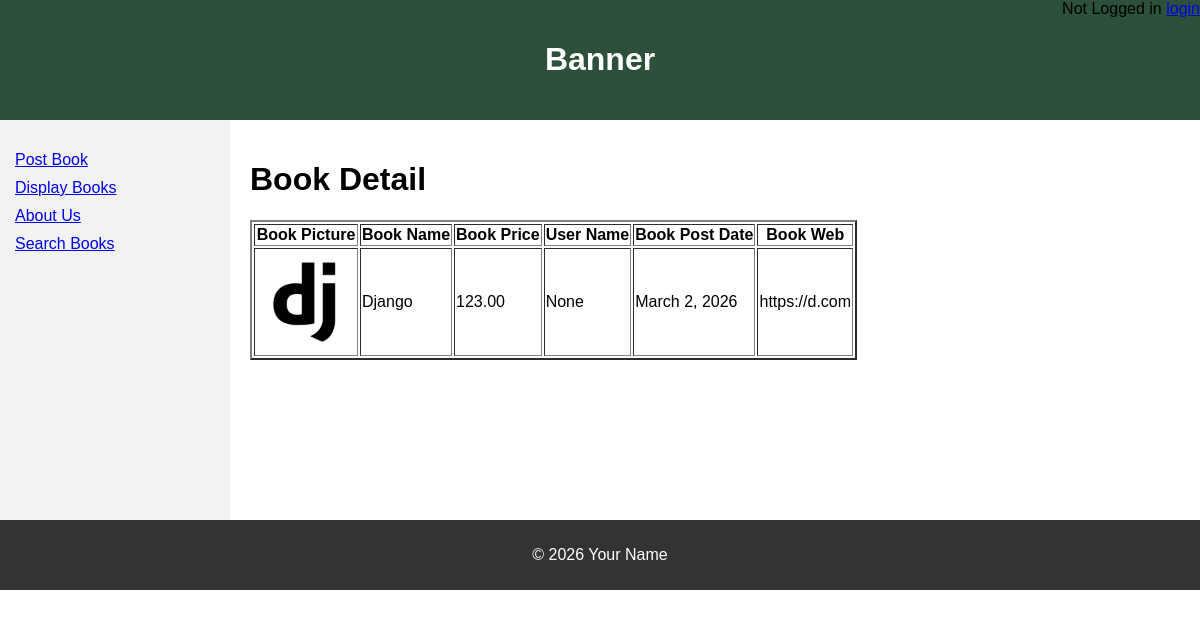
Before: /book_detail/1 with the older database file.
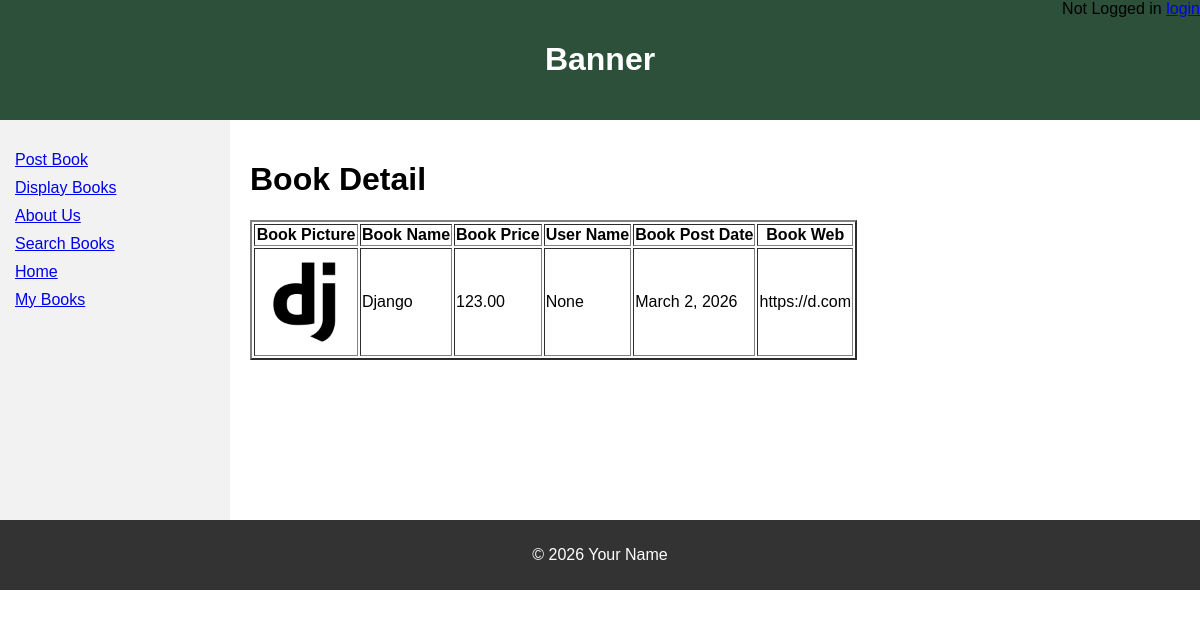
After: the same page with the newer database file.
### bookMng/models.py (models this page shows, shortened)
class MainMenu(models.Model):
    item = models.CharField(max_length=300, unique=True)
    link = models.CharField(max_length=300, unique=True)

### bookMng/views.py (the view)
# urls.py: path('book_detail/<int:book_id>', views.book_detail, name='book_detail'),
def book_detail(request, book_id):
    book = Book.objects.get(id=book_id)
    book.pic_path = book.picture.url[14:]
    return render(request,
                  'bookMng/book_detail.html',
                  {
                      'item_list': MainMenu.objects.all(),
                      'book': book
                  })

### bookEx/templates/bookMng/book_detail.html
{% extends "base.html" %}
{% load static %}
{% block sidenav %}
   {% for item in item_list %}
      <li>
        <a href="{{ item.link }}">  {{ item.item }} </a>
      </li>
   {% endfor %}
{% endblock sidenav %}
{% block content %}
   <h1>Book Detail</h1>
   <table border="2" >
      <tr>
          <th>
              Book Picture
          </th>
          <th>
              Book Name
          </th>
          <th>
              Book Price
          </th>
          <th>
              User Name
          </th>
          <th>
              Book Post Date
          </th>
          <th>
              Book Web
          </th>
      </tr>
       <tr>
           <td>
           <img src="{% static book.pic_path %}" width="100" />
         </td>
         <td>
            {{ book.name }}
         </td>
         <td>
            {{ book.price }}
         </td>
          <td>
            {{ book.username }}
         </td>
           <td>
            {{ book.publishdate }}
         </td>
           <td>
               {{ book.web }}
           </td>
      </tr>
   </table>
{% endblock content %}

Changed rows visible on the page:
added MainMenu: item "Home"
added MainMenu: item "My Books"
